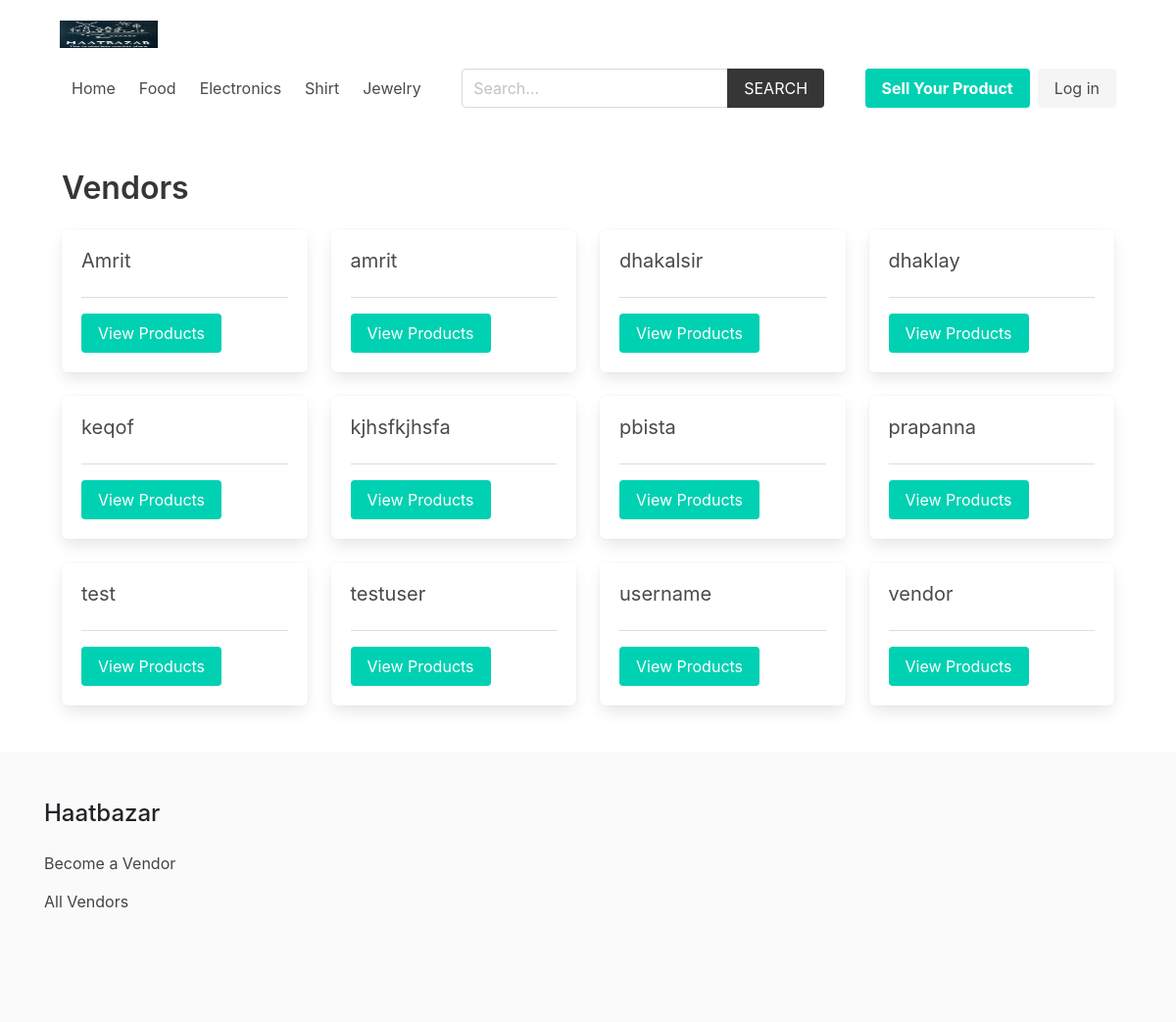
Screenshot of /vendor/ with the database file from the repository.
### product/models.py (models this page shows, shortened)
class Category(models.Model):
    title = models.CharField(max_length=50)
    slug = models.SlugField(max_length=55)
    ordering = models.IntegerField(default=0)
    class Meta:
        ordering = ['ordering']

### vendor/models.py (models this page shows, shortened)
class Vendor(models.Model):
    name = models.CharField(max_length=255)
    user = models.OneToOneField(User, related_name='vendor', on_delete=models.CASCADE)
    date_of_birth = models.DateField(default="1990-01-01",blank=True)
    phone_number = models.CharField(max_length=50,blank=True)
    image = models.ImageField(upload_to='uploads/',blank=True,null=True)
    class Meta:
        ordering = ['name']

### vendor/views.py (the view)
# urls.py: path('', views.vendors, name="vendors"),
def vendors(request):
    vendors = Vendor.objects.all()
    return render(request, 'vendor/vendors.html', {'vendors': vendors})

### cart/context_processors.py (called while the page is built)
def cart(request):
    return {'cart': Cart(request)}

### product/context_processors.py (called while the page is built)
def menu_categories(request):
    categories = Category.objects.all()
    return {'categories': categories}

### templates/vendor/vendors.html (shortened to what this page needs)
{% extends 'core/base.html' %}
{% block content %}
    <h1 class="title">Vendors</h1>
    <div class="columns is-multiline">
        {% for vendor in vendors %}
            <div class="column is-3">
                <div class="box">
                    <h2 class="subtitle">
                        {{ vendor.name }}
                    </h2>
                    <hr>
                    <a href="{% url 'vendor:vendor' vendor.id %}" class="button is-primary ">View Products</a>
                </div>
            </div>
        {% endfor %}
    </div>
{% endblock content %}

### templates/core/base.html (shortened to what this page needs)
{% load static %}
<!DOCTYPE html>
<html lang="en">
  <head>
    <link
      rel="stylesheet"
      href="https://cdn.jsdelivr.net/npm/bulma@0.9.2/css/bulma.min.css"
    />
    <link
      rel="stylesheet"
      href="https://cdnjs.cloudflare.com/ajax/libs/font-awesome/4.7.0/css/font-awesome.min.css"
    />
    <link rel="stylesheet" href="{% static 'css/main.css' %}" />
    <link
      rel="stylesheet"
      href="https://cdn.jsdelivr.net/npm/bootstrap@4.0.0/dist/css/bootstrap.min.css"
    />
  </head>
  <body>
    <div class="container">
      <nav class="navbar" role="navigation" aria-label="main navigation">
        <div class="navbar-brand">
          <a class="navbar-item" href="{% url 'core:home' %}">
            <img src="/media/logo.jpg" width="100" height="100" />
          </a>
        </div>
        <div id="navbarBasicExample" class="navbar-menu">
          <div class="navbar-start">
            <a class="navbar-item" href="{% url 'core:home' %}"> Home </a>
            {% for category in categories %}
            <a
              class="navbar-item"
              href="{% url 'product:category' category.slug %}"
            >
              {{category.title}}
            </a>
            {% endfor %}
          </div>
          <div class="navbar-start">
            <div class="navbar-item">
              <form method="get" action="{% url 'product:search' %}">
                <div class="field has-addons">
                  <div class="control">
                    <input
                      type="search"
                      name="query"
                      id=""
                      class="input"
                      placeholder="Search..."
                    />
                  </div>
                  <div class="control">
                    <button class="button is-dark is-uppercase">Search</button>
                  </div>
                </div>
              </form>
            </div>
          </div>
            {% if request.user.is_authenticated %}
            <div class="navbar-item has-dropdown is-hoverable">
              <a class="navbar-link is-capitalized"> {{user.vendor.name}} </a>
              <div class="navbar-dropdown">
                <a class="navbar-item" href="{% url 'vendor:vendor-admin' %}">
                  Profile
                </a>
                <a class="navbar-item" href="{% url 'vendor:edit-vendor' %}">
                  Update Profile
                </a>
                <a class="navbar-item" href="{% url 'vendor:add-product' %}">
                  Add Product
                </a>
                <hr class="navbar-divider" />
                <a class="navbar-item" href="{% url 'vendor:logout' %}">
                  Logout
                </a>
              </div>
            </div>
            {% else %}
            <div class="navbar-item">
              <div class="buttons">
                <a
                  class="button is-primary"
                  href="{% url 'vendor:become-vendor' %}"
                >
                  <strong>Sell Your Product</strong>
                </a>
                <a class="button is-light" href="{% url 'vendor:login' %}">
                  Log in
                </a>
              </div>
            </div>
            {% endif %}
          </div>
        </div>
    <section class="section">
      <div class="container">{% block content %}{% endblock content %}</div>
    </section>
    <footer class="footer">
      <div class="container">
        <h3 class="is-size-4 mb-4">Haatbazar</h3>
        {% if request.user.is_authenticated %}
        <a href="{% url 'vendor:vendor-admin' %}">Vendor Admin</a>
        {% else %}
        <a href="{% url 'vendor:become-vendor' %}">Become a Vendor</a>
        {% endif %}
        <br />
        <a href="{% url 'vendor:vendors' %}">All Vendors</a>
      </div>
    </footer>
  </body>
</html>

### core/static/css/main.css (style rules this page uses)
.footer a { margin-bottom: 15px; display: inline-block; color: #444; }

### rows the page displays
Category: title "Food"
Category: title "Electronics"
Category: title "Shirt"
Category: title "Jewelry"
Vendor: name "Amrit"
Vendor: name "amrit"
Vendor: name "dhakalsir"
Vendor: name "dhaklay"
Vendor: name "keqof"
Vendor: name "kjhsfkjhsfa"
Vendor: name "pbista"
Vendor: name "prapanna"
Vendor: name "test"
Vendor: name "testuser"
Vendor: name "username"
Vendor: name "vendor"
